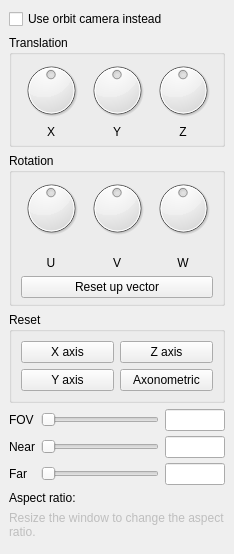
  <widget class="QDockWidget" name="camtransDock">
   <property name="windowTitle">
    <string>Camtrans</string>
   </property>
   <attribute name="dockWidgetArea">
    <number>1</number>
   </attribute>
   <widget class="QWidget" name="camtransDockContents">
    <layout class="QVBoxLayout" name="verticalLayout_10">
     <item>
      <widget class="QCheckBox" name="cameraOrbitCheckbox">
       <property name="text">
        <string>Use orbit camera instead</string>
       </property>
      </widget>
     </item>
     <item>
      <widget class="QGroupBox" name="cameraPosition">
       <property name="title">
        <string>Translation</string>
       </property>
       <layout class="QGridLayout" name="gridLayout">
        <property name="topMargin">
         <number>5</number>
        </property>
        <property name="bottomMargin">
         <number>5</number>
        </property>
        <property name="verticalSpacing">
         <number>5</number>
        </property>
        <item row="1" column="0">
         <widget class="QLabel" name="cameraPositionLabelX">
          <property name="text">
           <string>X</string>
          </property>
          <property name="alignment">
           <set>Qt::AlignCenter</set>
          </property>
         </widget>
        </item>
        <item row="1" column="1">
         <widget class="QLabel" name="cameraPositionLabelY">
          <property name="text">
           <string>Y</string>
          </property>
          <property name="alignment">
           <set>Qt::AlignCenter</set>
          </property>
         </widget>
        </item>
        <item row="1" column="2">
         <widget class="QLabel" name="cameraPositionLabelZ">
          <property name="text">
           <string>Z</string>
          </property>
          <property name="alignment">
           <set>Qt::AlignCenter</set>
          </property>
         </widget>
        </item>
        <item row="0" column="0">
         <widget class="QDial" name="transX">
          <property name="minimumSize">
           <size>
            <width>60</width>
            <height>60</height>
           </size>
          </property>
          <property name="maximumSize">
           <size>
            <width>60</width>
            <height>60</height>
           </size>
          </property>
          <property name="minimum">
           <number>-360</number>
          </property>
          <property name="maximum">
           <number>360</number>
          </property>
          <property name="singleStep">
           <number>10</number>
          </property>
          <property name="pageStep">
           <number>30</number>
          </property>
          <property name="orientation">
           <enum>Qt::Horizontal</enum>
          </property>
          <property name="invertedControls">
           <bool>true</bool>
          </property>
          <property name="wrapping">
           <bool>true</bool>
          </property>
         </widget>
        </item>
        <item row="0" column="1">
         <widget class="QDial" name="transY">
          <property name="minimumSize">
           <size>
            <width>60</width>
            <height>60</height>
           </size>
          </property>
          <property name="maximumSize">
           <size>
            <width>60</width>
            <height>60</height>
           </size>
          </property>
          <property name="minimum">
           <number>-360</number>
          </property>
          <property name="maximum">
           <number>360</number>
          </property>
          <property name="singleStep">
           <number>10</number>
          </property>
          <property name="pageStep">
           <number>30</number>
          </property>
          <property name="orientation">
           <enum>Qt::Horizontal</enum>
          </property>
          <property name="invertedControls">
           <bool>true</bool>
          </property>
          <property name="wrapping">
           <bool>true</bool>
          </property>
         </widget>
        </item>
        <item row="0" column="2">
         <widget class="QDial" name="transZ">
          <property name="minimumSize">
           <size>
            <width>60</width>
            <height>60</height>
           </size>
          </property>
          <property name="maximumSize">
           <size>
            <width>60</width>
            <height>60</height>
           </size>
          </property>
          <property name="minimum">
           <number>-360</number>
          </property>
          <property name="maximum">
           <number>360</number>
          </property>
          <property name="singleStep">
           <number>10</number>
          </property>
          <property name="pageStep">
           <number>30</number>
          </property>
          <property name="orientation">
           <enum>Qt::Horizontal</enum>
          </property>
          <property name="invertedControls">
           <bool>true</bool>
          </property>
          <property name="wrapping">
           <bool>true</bool>
          </property>
         </widget>
        </item>
       </layout>
      </widget>
     </item>
     <item>
      <widget class="QGroupBox" name="cameraRotation">
       <property name="enabled">
        <bool>true</bool>
       </property>
       <property name="title">
        <string>Rotation</string>
       </property>
       <layout class="QVBoxLayout" name="verticalLayout_13">
        <property name="topMargin">
         <number>5</number>
        </property>
        <property name="bottomMargin">
         <number>5</number>
        </property>
        <item>
         <widget class="QWidget" name="cameraRotation_2" native="true">
          <layout class="QGridLayout" name="gridLayout_15">
           <property name="verticalSpacing">
            <number>18</number>
           </property>
           <property name="margin">
            <number>0</number>
           </property>
           <item row="0" column="0">
            <widget class="QDial" name="rotU">
             <property name="minimumSize">
              <size>
               <width>60</width>
               <height>60</height>
              </size>
             </property>
             <property name="maximumSize">
              <size>
               <width>60</width>
               <height>60</height>
              </size>
             </property>
             <property name="minimum">
              <number>-360</number>
             </property>
             <property name="maximum">
              <number>360</number>
             </property>
             <property name="singleStep">
              <number>10</number>
             </property>
             <property name="pageStep">
              <number>30</number>
             </property>
             <property name="orientation">
              <enum>Qt::Horizontal</enum>
             </property>
             <property name="invertedControls">
              <bool>true</bool>
             </property>
             <property name="wrapping">
              <bool>true</bool>
             </property>
            </widget>
           </item>
           <item row="0" column="1">
            <widget class="QDial" name="rotV">
             <property name="minimumSize">
              <size>
               <width>60</width>
               <height>60</height>
              </size>
             </property>
             <property name="maximumSize">
              <size>
               <width>60</width>
               <height>60</height>
              </size>
             </property>
             <property name="minimum">
              <number>-360</number>
             </property>
             <property name="maximum">
              <number>360</number>
             </property>
             <property name="singleStep">
              <number>10</number>
             </property>
             <property name="pageStep">
              <number>30</number>
             </property>
             <property name="orientation">
              <enum>Qt::Horizontal</enum>
             </property>
             <property name="invertedControls">
              <bool>true</bool>
             </property>
             <property name="wrapping">
              <bool>true</bool>
             </property>
            </widget>
           </item>
           <item row="0" column="2">
            <widget class="QDial" name="rotW">
             <property name="minimumSize">
              <size>
               <width>60</width>
               <height>60</height>
              </size>
             </property>
             <property name="maximumSize">
              <size>
               <width>60</width>
               <height>60</height>
              </size>
             </property>
             <property name="minimum">
              <number>-360</number>
             </property>
             <property name="maximum">
              <number>360</number>
             </property>
             <property name="singleStep">
              <number>10</number>
             </property>
             <property name="pageStep">
              <number>30</number>
             </property>
             <property name="orientation">
              <enum>Qt::Horizontal</enum>
             </property>
             <property name="invertedControls">
              <bool>true</bool>
             </property>
             <property name="wrapping">
              <bool>true</bool>
             </property>
            </widget>
           </item>
           <item row="1" column="0">
            <widget class="QLabel" name="cameraRotationLabelYaw">
             <property name="text">
              <string>U</string>
             </property>
             <property name="alignment">
              <set>Qt::AlignCenter</set>
             </property>
            </widget>
           </item>
           <item row="1" column="1">
            <widget class="QLabel" name="cameraRotationLabelPitch">
             <property name="text">
              <string>V</string>
             </property>
             <property name="alignment">
              <set>Qt::AlignCenter</set>
             </property>
            </widget>
           </item>
           <item row="1" column="2">
            <widget class="QLabel" name="cameraRotationLabelRoll">
             <property name="text">
              <string>W</string>
             </property>
             <property name="alignment">
              <set>Qt::AlignCenter</set>
             </property>
            </widget>
           </item>
          </layout>
         </widget>
        </item>
        <item>
         <widget class="QPushButton" name="resetUpVector">
          <property name="text">
           <string>Reset up vector</string>
          </property>
         </widget>
        </item>
       </layout>
      </widget>
     </item>
     <item>
      <widget class="QGroupBox" name="cameraResetAxis">
       <property name="minimumSize">
        <size>
         <width>0</width>
         <height>0</height>
        </size>
       </property>
       <property name="title">
        <string>Reset</string>
       </property>
       <layout class="QGridLayout" name="gridLayout_14">
        <item row="0" column="0">
         <widget class="QPushButton" name="xAxisButton">
          <property name="text">
           <string>X axis</string>
          </property>
         </widget>
        </item>
        <item row="1" column="0">
         <widget class="QPushButton" name="yAxisButton">
          <property name="text">
           <string>Y axis</string>
          </property>
         </widget>
        </item>
        <item row="0" column="1">
         <widget class="QPushButton" name="zAxisButton">
          <property name="text">
           <string>Z axis</string>
          </property>
         </widget>
        </item>
        <item row="1" column="1">
         <widget class="QPushButton" name="axonometricButton">
          <property name="text">
           <string>Axonometric</string>
          </property>
         </widget>
        </item>
       </layout>
      </widget>
     </item>
     <item>
      <widget class="QWidget" name="cameraFrustum" native="true">
       <layout class="QGridLayout" name="gridLayout_5">
        <property name="verticalSpacing">
         <number>5</number>
        </property>
        <property name="margin">
         <number>0</number>
        </property>
        <item row="0" column="0">
         <widget class="QLabel" name="cameraFovLabel">
          <property name="text">
           <string>FOV</string>
          </property>
         </widget>
        </item>
        <item row="0" column="3">
         <widget class="QLineEdit" name="cameraFovTextbox">
          <property name="minimumSize">
           <size>
            <width>60</width>
            <height>0</height>
           </size>
          </property>
          <property name="maximumSize">
           <size>
            <width>60</width>
            <height>16777215</height>
           </size>
          </property>
         </widget>
        </item>
        <item row="0" column="1">
         <widget class="QSlider" name="cameraFovSlider">
          <property name="minimumSize">
           <size>
            <width>100</width>
            <height>0</height>
           </size>
          </property>
          <property name="orientation">
           <enum>Qt::Horizontal</enum>
          </property>
         </widget>
        </item>
        <item row="1" column="0">
         <widget class="QLabel" name="cameraNearLabel">
          <property name="text">
           <string>Near</string>
          </property>
         </widget>
        </item>
        <item row="1" column="3">
         <widget class="QLineEdit" name="cameraNearTextbox">
          <property name="minimumSize">
           <size>
            <width>60</width>
            <height>0</height>
           </size>
          </property>
          <property name="maximumSize">
           <size>
            <width>60</width>
            <height>16777215</height>
           </size>
          </property>
         </widget>
        </item>
        <item row="2" column="0">
         <widget class="QLabel" name="cameraFarLabel">
          <property name="text">
           <string>Far</string>
          </property>
         </widget>
        </item>
        <item row="2" column="3">
         <widget class="QLineEdit" name="cameraFarTextbox">
          <property name="minimumSize">
           <size>
            <width>60</width>
            <height>0</height>
           </size>
          </property>
          <property name="maximumSize">
           <size>
            <width>60</width>
            <height>16777215</height>
           </size>
          </property>
         </widget>
        </item>
        <item row="1" column="1">
         <widget class="QSlider" name="cameraNearSlider">
          <property name="minimumSize">
           <size>
            <width>100</width>
            <height>0</height>
           </size>
          </property>
          <property name="orientation">
           <enum>Qt::Horizontal</enum>
          </property>
         </widget>
        </item>
        <item row="2" column="1">
         <widget class="QSlider" name="cameraFarSlider">
          <property name="minimumSize">
           <size>
            <width>100</width>
            <height>0</height>
           </size>
          </property>
          <property name="orientation">
           <enum>Qt::Horizontal</enum>
          </property>
         </widget>
        </item>
       </layout>
      </widget>
     </item>
     <item>
      <widget class="QLabel" name="cameraAspectRatio">
       <property name="text">
        <string>Aspect ratio:</string>
       </property>
      </widget>
     </item>
     <item>
      <widget class="QLabel" name="label">
       <property name="enabled">
        <bool>false</bool>
       </property>
       <property name="text">
        <string>Resize the window to change the aspect ratio.</string>
       </property>
       <property name="wordWrap">
        <bool>true</bool>
       </property>
      </widget>
     </item>
     <item>
      <widget class="QWidget" name="cameraDockEmptySpace" native="true">
       <property name="sizePolicy">
        <sizepolicy hsizetype="Preferred" vsizetype="Expanding">
         <horstretch>0</horstretch>
         <verstretch>0</verstretch>
        </sizepolicy>
       </property>
      </widget>
     </item>
    </layout>
   </widget>
  </widget>
